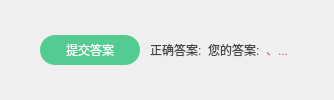
              <widget class="QWidget" name="widget_stuCommitAnswer" native="true">
               <layout class="QHBoxLayout" name="horizontalLayout_9">
                <property name="spacing">
                 <number>10</number>
                </property>
                <property name="leftMargin">
                 <number>0</number>
                </property>
                <property name="topMargin">
                 <number>0</number>
                </property>
                <property name="rightMargin">
                 <number>0</number>
                </property>
                <property name="bottomMargin">
                 <number>0</number>
                </property>
                <item>
                 <spacer name="horizontalSpacer_9">
                  <property name="orientation">
                   <enum>Qt::Horizontal</enum>
                  </property>
                  <property name="sizeHint" stdset="0">
                   <size>
                    <width>40</width>
                    <height>20</height>
                   </size>
                  </property>
                 </spacer>
                </item>
                <item>
                 <widget class="QPushButton" name="pushButton_studentCommit">
                  <property name="minimumSize">
                   <size>
                    <width>100</width>
                    <height>30</height>
                   </size>
                  </property>
                  <property name="maximumSize">
                   <size>
                    <width>100</width>
                    <height>30</height>
                   </size>
                  </property>
                  <property name="styleSheet">
                   <string notr="true">QPushButton#pushButton_studentCommit{
border-top-left-radius : 15px; 
border-top-right-radius : 15px; 
border-bottom-left-radius : 15px; 
border-bottom-right-radius : 15px; 
background-color: rgb(82, 204, 144);
font: 10pt &quot;微软雅黑&quot;;
color: rgb(255, 255, 255);
}

QPushButton#pushButton_studentCommit:hover{
border-top-left-radius : 15px; 
border-top-right-radius : 15px; 
border-bottom-left-radius : 15px; 
border-bottom-right-radius : 15px; 
background-color: rgb(99,224,162);
font: 10pt &quot;微软雅黑&quot;;
color: rgb(255, 255, 255);
}</string>
                  </property>
                  <property name="text">
                   <string>提交答案</string>
                  </property>
                 </widget>
                </item>
                <item>
                 <widget class="QWidget" name="widget_message" native="true">
                  <property name="minimumSize">
                   <size>
                    <width>0</width>
                    <height>0</height>
                   </size>
                  </property>
                  <property name="maximumSize">
                   <size>
                    <width>360</width>
                    <height>16777215</height>
                   </size>
                  </property>
                  <layout class="QHBoxLayout" name="horizontalLayout_17">
                   <property name="spacing">
                    <number>0</number>
                   </property>
                   <property name="leftMargin">
                    <number>0</number>
                   </property>
                   <property name="topMargin">
                    <number>0</number>
                   </property>
                   <property name="rightMargin">
                    <number>0</number>
                   </property>
                   <property name="bottomMargin">
                    <number>0</number>
                   </property>
                   <item>
                    <layout class="QHBoxLayout" name="horizontalLayout_18">
                     <item>
                      <widget class="QLabel" name="label_teacherCommitNotice">
                       <property name="minimumSize">
                        <size>
                         <width>51</width>
                         <height>0</height>
                        </size>
                       </property>
                       <property name="maximumSize">
                        <size>
                         <width>51</width>
                         <height>16777215</height>
                        </size>
                       </property>
                       <property name="styleSheet">
                        <string notr="true">color: rgb(68, 68, 68);
font: 9pt &quot;微软雅黑&quot;;</string>
                       </property>
                       <property name="text">
                        <string>正确答案:</string>
                       </property>
                      </widget>
                     </item>
                     <item>
                      <widget class="QLabel" name="label_teacherCommitAnswer">
                       <property name="minimumSize">
                        <size>
                         <width>0</width>
                         <height>0</height>
                        </size>
                       </property>
                       <property name="styleSheet">
                        <string notr="true">color: rgb(85, 170, 127);
font: 12pt &quot;微软雅黑&quot;;</string>
                       </property>
                       <property name="text">
                        <string/>
                       </property>
                      </widget>
                     </item>
                     <item>
                      <widget class="QLabel" name="label_stuCommitNotice">
                       <property name="minimumSize">
                        <size>
                         <width>51</width>
                         <height>0</height>
                        </size>
                       </property>
                       <property name="maximumSize">
                        <size>
                         <width>51</width>
                         <height>16777215</height>
                        </size>
                       </property>
                       <property name="styleSheet">
                        <string notr="true">color: rgb(68, 68, 68);
font: 9pt &quot;微软雅黑&quot;;</string>
                       </property>
                       <property name="text">
                        <string>您的答案:</string>
                       </property>
                      </widget>
                     </item>
                     <item>
                      <layout class="QHBoxLayout" name="horizontalLayout_19">
                       <property name="spacing">
                        <number>0</number>
                       </property>
                       <item>
                        <widget class="QLabel" name="label_stu_commit_answer">
                         <property name="styleSheet">
                          <string notr="true">color: rgb(85, 170, 127);
font: 12pt &quot;微软雅黑&quot;;</string>
                         </property>
                         <property name="text">
                          <string/>
                         </property>
                        </widget>
                       </item>
                       <item>
                        <widget class="QLabel" name="label_omit">
                         <property name="minimumSize">
                          <size>
                           <width>28</width>
                           <height>0</height>
                          </size>
                         </property>
                         <property name="maximumSize">
                          <size>
                           <width>28</width>
                           <height>16777215</height>
                          </size>
                         </property>
                         <property name="styleSheet">
                          <string notr="true">color: rgb(252,86,89);
font: 12pt &quot;微软雅黑&quot;;</string>
                         </property>
                         <property name="text">
                          <string>、...</string>
                         </property>
                        </widget>
                       </item>
                      </layout>
                     </item>
                    </layout>
                   </item>
                  </layout>
                 </widget>
                </item>
                <item>
                 <spacer name="horizontalSpacer_10">
                  <property name="orientation">
                   <enum>Qt::Horizontal</enum>
                  </property>
                  <property name="sizeHint" stdset="0">
                   <size>
                    <width>40</width>
                    <height>20</height>
                   </size>
                  </property>
                 </spacer>
                </item>
               </layout>
              </widget>
